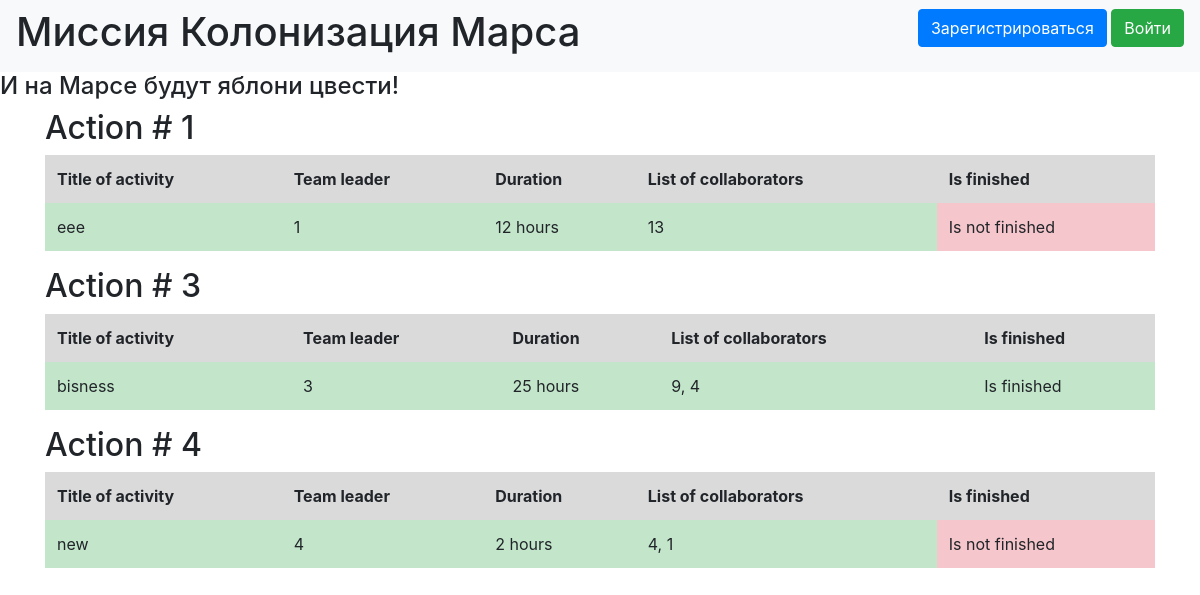
The page / on the database its author committed.
### data/jobs.py (models this page shows)
class Jobs(SqlAlchemyBase):
    __tablename__ = 'jobs'
    id = sqlalchemy.Column(sqlalchemy.Integer,
                           primary_key=True, autoincrement=True)
    team_leader = sqlalchemy.Column(sqlalchemy.Integer,
                                    sqlalchemy.ForeignKey("users.id"))
    job = sqlalchemy.Column(sqlalchemy.String, nullable=True)
    work_size = sqlalchemy.Column(sqlalchemy.Integer)
    collaborators = sqlalchemy.Column(sqlalchemy.String)
    start_date = sqlalchemy.Column(sqlalchemy.DateTime,
                                   default=datetime.datetime.now)
    end_date = sqlalchemy.Column(sqlalchemy.DateTime)
    is_finished = sqlalchemy.Column(sqlalchemy.Boolean, default=False)
    user = orm.relation('User')

### main.py (the view)
@app.route('/')
def index():
    session = db_session.create_session()
    job = session.query(Jobs).all()
    return render_template('index.html', job=job)

### data/db_session.py (called while the page is built)
def create_session() -> Session:
    global __factory
    return __factory()

### templates/index.html (shortened to what this page needs)
{% extends "base.html" %}
{% block content %}
{% for item in job%}
<h2>Action # {{item.id}}</h2>
   <table class="table table-borderless">
  <thead>
    <tr class="table-active">
      <th scope="col">Title of activity</th>
      <th scope="col">Team leader</th>
      <th scope="col">Duration</th>
      <th scope="col">List of collaborators</th>
      <th scope="col">Is finished</th>
    </tr>
  </thead>
  <tbody>
    <tr>
      <td class="table-success">{{item.job}}</td>
      <td class="table-success">{{item.team_leader}}</td>
      <td class="table-success">{{item.work_size}} hours</td>
      <td class="table-success">{{item.collaborators}}</td>
      {%if item.is_finished%}
        <td class="table-success">Is finished</td>
      {%else%}
        <td class="table-danger">Is not finished</td>
      {%endif%}
    </tr>
  </tbody>
</table>
{% endfor %}
{% endblock %}

### rows shown on the page
Jobs: id "1", job "еее", team_leader "1", work_size "12", collaborators "13", is_finished "Is not finished"
Jobs: id "3", job "bisness", team_leader "3", work_size "25", collaborators "9, 4", is_finished "Is finished"
Jobs: id "4", job "new", team_leader "4", work_size "2", collaborators "4, 1", is_finished "Is not finished"
